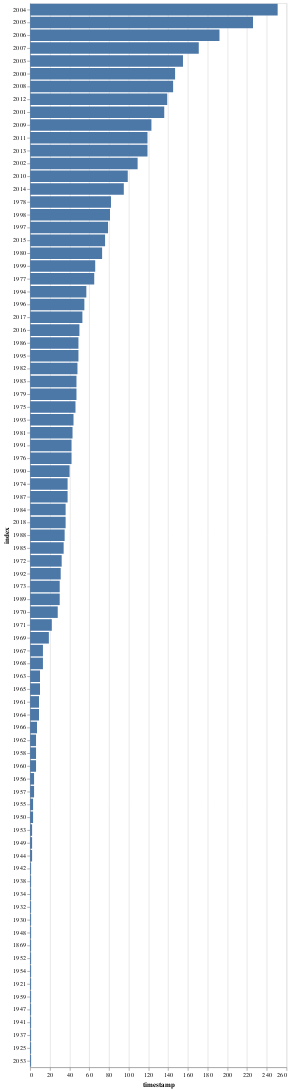

Notebook code cell kept with this figure:
### Code cell
alt.Chart(bf_locations['timestamp'].dt.year.value_counts().reset_index()).mark_bar().encode(
    x='timestamp:Q',
    y=alt.Y('index:O', sort='-x')
)

### Figure 1 — Vega-Lite specification as saved in the notebook (floating-point values rounded to 4 significant figures)
{"config": {"view": {"continuousWidth": 400, "continuousHeight": 300}}, "data": {"name": "data-8f00d008f1200e510cbd4c5bec0696a9"}, "mark": "bar", "encoding": {"x": {"type": "quantitative", "field": "timestamp"}, "y": {"type": "ordinal", "field": "index", "sort": "-x"}}, "$schema": "https://vega.github.io/schema/vega-lite/v4.8.1.json", "datasets": {"data-8f00d008f1200e510cbd4c5bec0696a9": [{"index": 2004, "timestamp": 251}, {"index": 2005, "timestamp": 226}, {"index": 2006, "timestamp": 192}, {"index": 2007, "timestamp": 171}, {"index": 2003, "timestamp": 155}, {"index": 2000, "timestamp": 147}, {"index": 2008, "timestamp": 145}, {"index": 2012, "timestamp": 139}, {"index": 2001, "timestamp": 136}, {"index": 2009, "timestamp": 123}, {"index": 2011, "timestamp": 119}, {"index": 2013, "timestamp": 119}, {"index": 2002, "timestamp": 109}, {"index": 2010, "timestamp": 99}, {"index": 2014, "timestamp": 95}, {"index": 1978, "timestamp": 82}, {"index": 1998, "timestamp": 81}, {"index": 1997, "timestamp": 79}, {"index": 2015, "timestamp": 76}, {"index": 1980, "timestamp": 73}, {"index": 1999, "timestamp": 66}, {"index": 1977, "timestamp": 65}, {"index": 1994, "timestamp": 57}, {"index": 1996, "timestamp": 55}, {"index": 2017, "timestamp": 53}, {"index": 2016, "timestamp": 50}, {"index": 1986, "timestamp": 49}, {"index": 1995, "timestamp": 49}, {"index": 1982, "timestamp": 48}, {"index": 1983, "timestamp": 47}, {"index": 1979, "timestamp": 47}, {"index": 1975, "timestamp": 46}, {"index": 1993, "timestamp": 44}, {"index": 1981, "timestamp": 43}, {"index": 1991, "timestamp": 42}, {"index": 1976, "timestamp": 42}, {"index": 1990, "timestamp": 40}, {"index": 1974, "timestamp": 38}, {"index": 1987, "timestamp": 38}, {"index": 1984, "timestamp": 36}, {"index": 2018, "timestamp": 36}, {"index": 1988, "timestamp": 35}, {"index": 1985, "timestamp": 34}, {"index": 1972, "timestamp": 32}, {"index": 1992, "timestamp": 31}, {"index": 1973, "timestamp": 30}, {"index": 1989, "timestamp": 30}, {"index": 1970, "timestamp": 28}, {"index": 1971, "timestamp": 22}, {"index": 1969, "timestamp": 19}, {"index": 1967, "timestamp": 13}, {"index": 1968, "timestamp": 13}, {"index": 1963, "timestamp": 10}, {"index": 1965, "timestamp": 10}, {"index": 1961, "timestamp": 9}, {"index": 1964, "timestamp": 9}, {"index": 1966, "timestamp": 7}, {"index": 1962, "timestamp": 6}, {"index": 1958, "timestamp": 6}, {"index": 1960, "timestamp": 6}, {"index": 1956, "timestamp": 4}, {"index": 1957, "timestamp": 4}, {"index": 1955, "timestamp": 3}, {"index": 1950, "timestamp": 3}, {"index": 1953, "timestamp": 2}, {"index": 1949, "timestamp": 2}, {"index": 1944, "timestamp": 2}, {"index": 1942, "timestamp": 1}, {"index": 1938, "timestamp": 1}, {"index": 1934, "timestamp": 1}, {"index": 1932, "timestamp": 1}, {"index": 1930, "timestamp": 1}, {"index": 1948, "timestamp": 1}, {"index": 1869, "timestamp": 1}, {"index": 1952, "timestamp": 1}, {"index": 1954, "timestamp": 1}, {"index": 1921, "timestamp": 1}, {"index": 1959, "timestamp": 1}, {"index": 1947, "timestamp": 1}, {"index": 1941, "timestamp": 1}, {"index": 1937, "timestamp": 1}, {"index": 1925, "timestamp": 1}, {"index": 2053, "timestamp": 1}]}}
